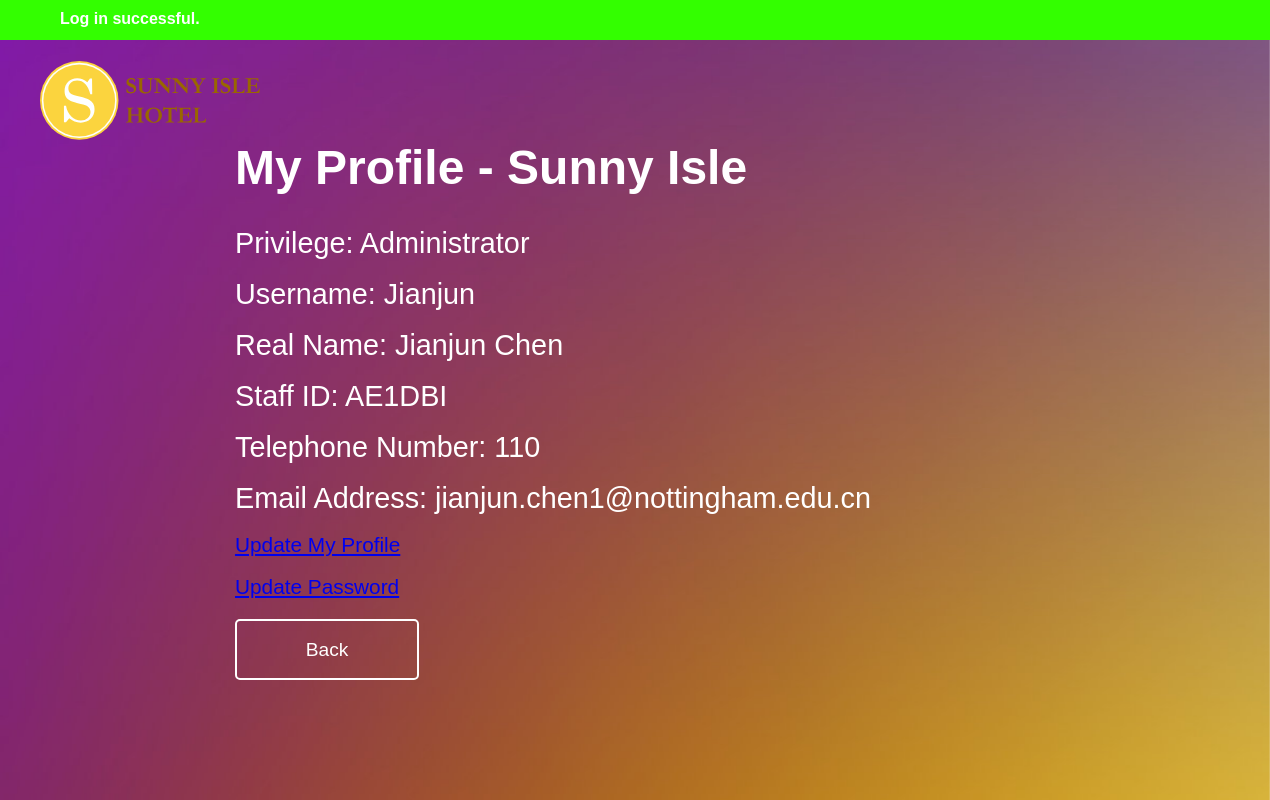
/staff_profile/index.php (signed in), run on the app's committed database.
### tables this page shows
CREATE TABLE staff(
	username VARCHAR(64),
	password VARCHAR(64) NOT NULL,
	realname VARCHAR(64) NOT NULL,
	ID VARCHAR(32) UNIQUE NOT NULL,
	tel VARCHAR(32) NOT NULL,
	email VARCHAR(64) NOT NULL,
	isAdmin Boolean NOT NULL DEFAULT FALSE,
	CONSTRAINT staffPK PRIMARY KEY (username)
)CHARACTER SET utf8;

### staff_profile/index.php (the view, shortened to what this page needs)
<!DOCTYPE html>
<html>
<head>
	<link rel="stylesheet" type="text/css" href="index.css">
</head>
<body>
	<?php
		if(isset($_SESSION['notificationType'])){
			echo("<div class=\"" . $_SESSION['notificationType'] . "\" id=\"notification\">" . $_SESSION['notification'] . "</div>");
		}
	?>
	<div id="background"></div>
	<div id="home"></div>
	<div id="main">
		<?php
			if(!isset($_SESSION['userType'])){
				echo("
					<h1>You are not logged in!</h1>
					<p>You may wish to <a href=\"../staff_login\">log in</a> first.</p>
				");
			}else if($_SESSION['userType'] == "user"){
				echo("<h1>You are not logged in as a staff!</h1>");
			}else{
				echo("<h1>My Profile - Sunny Isle</h1>");
				try{
					$conn = new PDO("mysql:host=localhost;dbname=scyjc1", "scyjc1", "Jizhou990528");
					$conn->setAttribute(PDO::ATTR_ERRMODE, PDO::ERRMODE_EXCEPTION);
					$stmt = $conn->prepare('SELECT * FROM staff WHERE username = :username');
					$stmt->bindParam(':username', $_SESSION['username']);
					$stmt->execute();
					$info = $stmt->fetch();
					if($info['isAdmin'] == TRUE){
						echo("<span>Privilege: Administrator</span><br><br>");
					}else{
						echo("<span>Privilege: Staff</span><br><br>");
					}
					echo("
						<span>Username: " . $info['username'] . "</span>
						<br><br>
						<span>Real Name: " . $info['realname'] . "</span>
						<br><br>
						<span>Staff ID: " . $info['ID'] . "</span>
						<br><br>
						<span>Telephone Number: " . $info['tel'] . "</span>
						<br><br>
						<span>Email Address: " . $info['email'] . "</span>
						<br><br>
						<a class=\"links\" href=\"update_profile\">Update My Profile</a>
						<br><br>
						<a class=\"links\" href=\"update_password\">Update Password</a>
						<br>
						<div id=\"back\">Back</div>
					");
				}catch(PDOException $e){
					$_SESSION['notification'] = $e->getMessage();
					$_SESSION['notificationType'] = "error";
					exit(header("Location: ../"));
				}
			}
		?>
	</div>
</body>
</html>

### staff_profile/index.css (style rules this page uses)
body { font-family: sans-serif; margin: 0px; padding-bottom: 100px; }
h1 { color: white; font-size: 3em; }
span { color: white; font-size: 1.8em; }
.success { color: white; font-weight: bold; background-color: #33FF00; width: 100%; height: 30px; padding-top: 10px; padding-left: 60px; }
.links { font-size: 1.3em; }
#background { position: fixed; z-index: -1; background-image: url(images/background.jpg); background-repeat: no-repeat; background-size: 100% 100%; width: 100vw; height: 100vh; }
#home { float: left; background-image: url(images/logo.svg); background-repeat: no-repeat; background-size: 100%; background-position: center center; width: 240px; height: 80px; margin: 20px 0px 0px 40px; cursor: pointer; }
#main { width: 800px; clear: both; margin: auto; }
#back { color: white; text-align: center; display: inline-block; font-size: 1.2em; border: 2px solid white; border-radius: 5px; width: 180px; height: 39px; margin-top: 20px; margin-right: 20px; padding-top: 18px; cursor: pointer; }

### data on the page
staff: username "Jianjun", realname "Jianjun Chen", ID "AE1DBI", tel "110", email "jianjun.chen1@nottingham.edu.cn"

### other printed values
$_SESSION['notification'] "Log in successful."
